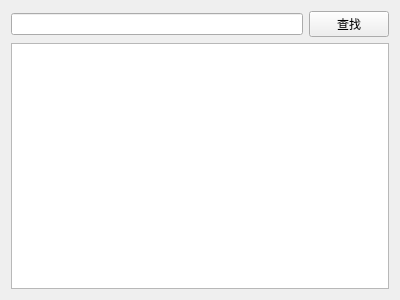
<?xml version="1.0" encoding="UTF-8"?>
<ui version="4.0">
 <class>FindUserPage</class>
 <widget class="QWidget" name="FindUserPage">
  <property name="geometry">
   <rect>
    <x>0</x>
    <y>0</y>
    <width>400</width>
    <height>300</height>
   </rect>
  </property>
  <property name="windowTitle">
   <string>Form</string>
  </property>
  <layout class="QVBoxLayout" name="verticalLayout">
   <item>
    <layout class="QHBoxLayout" name="horizontalLayout">
     <item>
      <widget class="QLineEdit" name="leName"/>
     </item>
     <item>
      <widget class="QPushButton" name="btnFind">
       <property name="text">
        <string>查找</string>
       </property>
      </widget>
     </item>
    </layout>
   </item>
   <item>
    <widget class="QListWidget" name="lwUserList"/>
   </item>
  </layout>
 </widget>
 <resources/>
 <connections/>
</ui>
